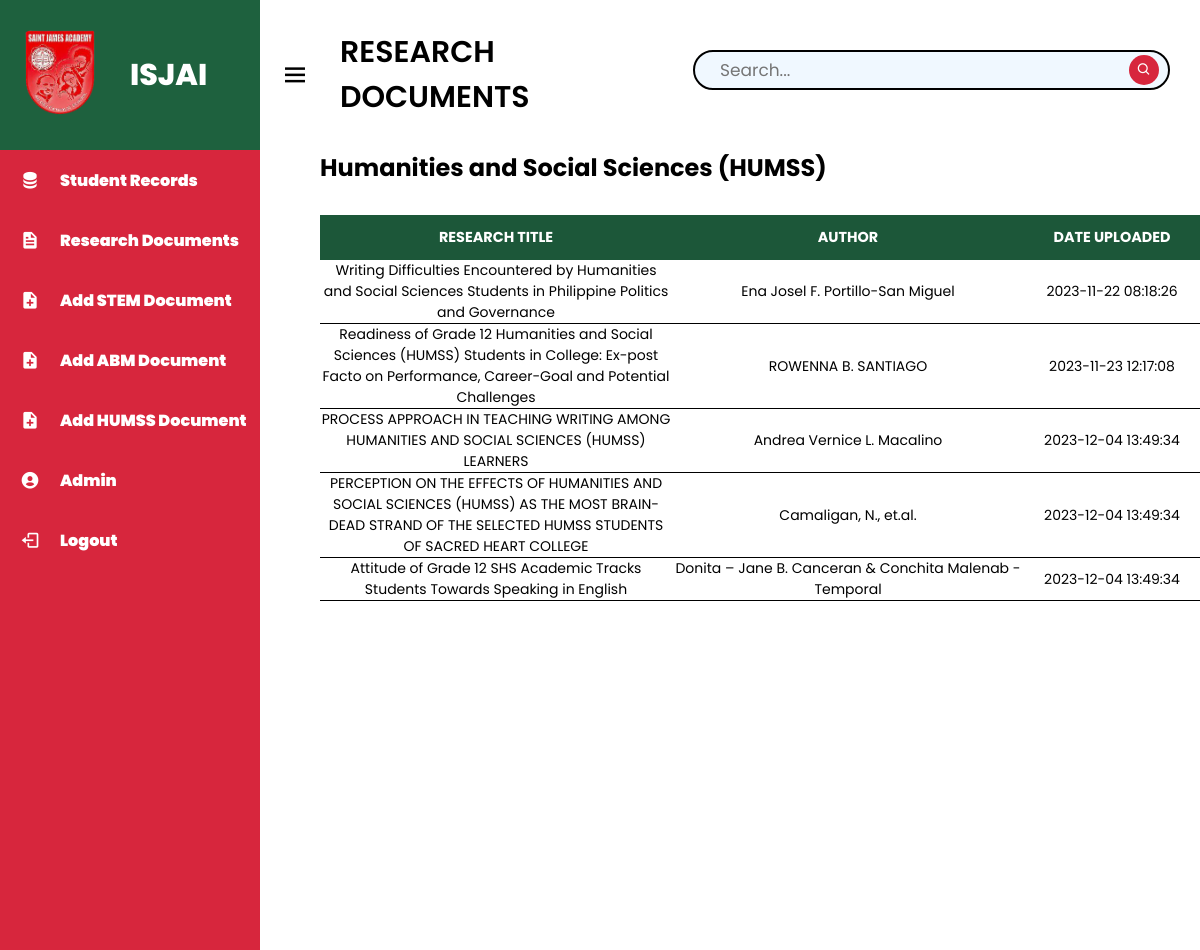
Screenshot of /index/dashboard-documents-humss.php with the database file from the repository.
### tables this page shows
CREATE TABLE IF NOT EXISTS `research_humss` (
  `ID` int(11) NOT NULL AUTO_INCREMENT,
  `Research_Title` varchar(200) NOT NULL,
  `Author` varchar(100) NOT NULL,
  `Description` longtext NOT NULL,
  `Link` varchar(100) NOT NULL,
  `Strand` varchar(100) NOT NULL,
  `Date_Added` timestamp NOT NULL DEFAULT current_timestamp(),
  PRIMARY KEY (`ID`)
);

### index/dashboard-documents-humss.php (the view, shortened to what this page needs)
<?php
include('../php connect/connect.php');
include('../php functions/common_functions.php');
?>
<!DOCTYPE html>
<html lang="en">
<head>
    <link rel="stylesheet" href="../css/dashboard-documents.css?v=<?php echo time(); ?>">
    <link href='https://unpkg.com/boxicons@2.1.4/css/boxicons.min.css' rel='stylesheet'>
</head>
<body>
    <div class="sidebar">
        <div class="logo_details">
            <a href="./dashboard.php" class="logo"><img src="../images/logo.png" alt="ISJAI Logo"></a>
            <span class="logo_name">ISJAI</span>
        </div>
        <ul class="nav_links">
            <li><a href="dashboard.php" class="records"><i class='bx bxs-data'></i><span class="link_name">Student Records</span></a></li>
            <li><a href="dashboard-documents-strands.php" class="docs"><i class='bx bxs-file'></i><span class="link_name">Research Documents</span></a></li>
            <li><a href="add_stem.php" class="adding"><i class='bx bxs-file-plus'></i><span class="link_name">Add STEM Document</span></a></li>
            <li><a href="add_abm.php" class="adding"><i class='bx bxs-file-plus'></i><span class="link_name">Add ABM Document</span></a></li>
            <li><a href="add_humms.php" class="adding"><i class='bx bxs-file-plus'></i><span class="link_name">Add HUMSS Document</span></a></li>
            <li><a href="dashboard-user.php" class="user"><i class='bx bxs-user-circle'></i><span class="link_name">Admin</span></a></li>
            <li><a href="logout.php" class="log-out" onclick="return confirm('Are you sure you want to Log Out?')"><i class='bx bx-log-out'></i><span class="link_name">Logout</span></a></li>
        </ul>
    </div>
    <section class="dashboard">
        <nav>
            <div class="menu">
                <i class='bx bx-menu sidebarBtn'></i>
                <span class="dashboard-admin">RESEARCH DOCUMENTS</span>
            </div>
            <div class="search-box">
            <?php
            if(isset($_GET['search'])){
                $filtervalues = $_GET['search'];
                $select_query = "Select *from `research_humss` where CONCAT(Research_Title, Author) LIKE '%$filtervalues%'";
            }else{
                $select_query = "Select *from `research_humss`";
            }
                $query_run = mysqli_query($con, $select_query);
            ?>
            <form method="get">
            <label for="search-user">
                    <input name="search" type="text" class="search-box" placeholder="Search..." autocomplete=off>
                    <a href="#"><i class='bx bx-search'></i></a>
                    </label>
                </form>
            </div>
        </nav>
    <div class="strands">
        <h1 class="strand-details">Humanities and Social Sciences (HUMSS)</h1>
        <table class="content-table">
            <thead>
                <tr>
                <th class="title">RESEARCH TITLE</th>
                <th>AUTHOR</th>
                <th>DATE UPLOADED</th>
            </tr>
            </thead>
            <tbody>
            <?php
                while($row = mysqli_fetch_array($query_run)){
            ?>
                <tr>
                    <td><?php echo $row['Research_Title']; ?></td>
                    <td><?php echo $row['Author']; ?></td>
                    <td><?php echo $row['Date_Added']; ?></td>
                </tr>
            <?php
                }
            ?>
            </tbody>
        </table>
    </div>
    </section>
</body>
</html>

### css/dashboard-documents.css (style rules this page uses)
* { margin: 0; padding: 0; box-sizing: border-box; font-family: 'Poppins', sans-serif; text-decoration: none; }
body { min-height: 100vh; width: 100%; }
.sidebar { position: fixed; height: 100%; width: 260px; background-color: #d7263d; transition: all 0.5s ease; }
.sidebar .logo_details { display: flex; align-items: center; height: 150px; width: 100%; }
.sidebar .logo_details img { height: 100px; width: 100px; margin: 0px 0 0 10px; }
.sidebar .logo_details .logo_name { font-size: 30px; font-weight: 800; color: #fff; margin: 0 0 0 20px; }
.sidebar .nav_links li { height: 60px; width: 100%; list-style: none; }
.sidebar .nav_links li a { height: 100%; width: 100%; display: flex; align-items: center; color: #fff; transition: all 0.5s ease; }
.sidebar .nav_links li a i { font-size: 20px; min-width: 60px; text-align: center; }
.sidebar .nav_links li a .link_name { font-size: 16px; font-weight: 900; white-space: nowrap; }
.dashboard { background: #ffffff; position: relative; min-height: 100vh;; width: calc(100% - 260px); left: 260px; transition: all 0.5s ease; }
.dashboard nav { height: 150px; padding: 0 20px; display: flex; align-items: center; justify-content: space-between; }
.dashboard .menu { display: flex; align-items: center; font-size: 24px; font-weight: 500; }
.dashboard nav .menu .dashboard-admin { font-size: 30px; font-weight: 600; padding-left: 20px; margin-right: 10px; }
.dashboard nav .menu i { font-size: 30px; margin-right: 10px; cursor: pointer; }
.dashboard nav .search-box { height: 50px; width: 550px; margin: 0 20px; position: relative; object-fit: cover; }
.dashboard nav .search-box input { position: absolute; height: 80%; width: 98%; border-radius: 20px; padding: 0 25px; font-size: 17px; color: #000000; background-color: aliceblue; border: 2px solid #000000; }
.dashboard nav .search-box .bx-search { position: absolute; right: 1px; top: 40%; transform: translateY(-50%); height: 30px; width: 30px; background-color: #d7263d; border-radius: 20px; color: #fff; font-size: 15px; line-height: 30px; text-align: center; }
.strands { background: #ffffff; position: relative; min-height: 100vh;; width: calc(100% - 60px); left: 60px; transition: all 0.5s ease; object-fit: cover; }
section .content-table { border-collapse: collapse; margin: 30px 0 0 40px; font-size: 0.9em; min-width: 96%; margin: 30px 0 30px; text-align: center; }
section .content-table thead tr { background-color: #1C5739; color: white; padding: 30px auto; font-weight: 900; }
section .content-table thead th { padding: 12px 15px; width: 40%; }
section .content-table tbody tr { border-bottom: 1px solid #000000; font-size: 14px; overflow: hidden; }

### rows the page displays
research_humss: Research_Title "Writing Difficulties Encountered by Humanities and Social Sciences Students in Philippine Politics and Governance", Author "Ena Josel F. Portillo-San Miguel", Date_Added "2023-11-22 08:18:26"
research_humss: Research_Title "Readiness of Grade 12 Humanities and Social Sciences (HUMSS) Students in College: Ex-post Facto on Performance, Career-Goal and Potential Challenges", Author "ROWENNA B. SANTIAGO", Date_Added "2023-11-23 12:17:08"
research_humss: Research_Title "PROCESS APPROACH IN TEACHING WRITING AMONG HUMANITIES AND SOCIAL SCIENCES (HUMSS) LEARNERS", Author "Andrea Vernice L. Macalino", Date_Added "2023-12-04 13:49:34"
research_humss: Research_Title "PERCEPTION ON THE EFFECTS OF HUMANITIES AND SOCIAL SCIENCES (HUMSS) AS THE MOST BRAIN-DEAD STRAND OF THE SELECTED HUMSS STUDENTS OF SACRED HEART COLLEGE", Author "Camaligan, N., et.al.", Date_Added "2023-12-04 13:49:34"
research_humss: Research_Title "Attitude of Grade 12 SHS Academic Tracks Students Towards Speaking in English", Author "Donita – Jane B. Canceran & Conchita Malenab - Temporal", Date_Added "2023-12-04 13:49:34"
